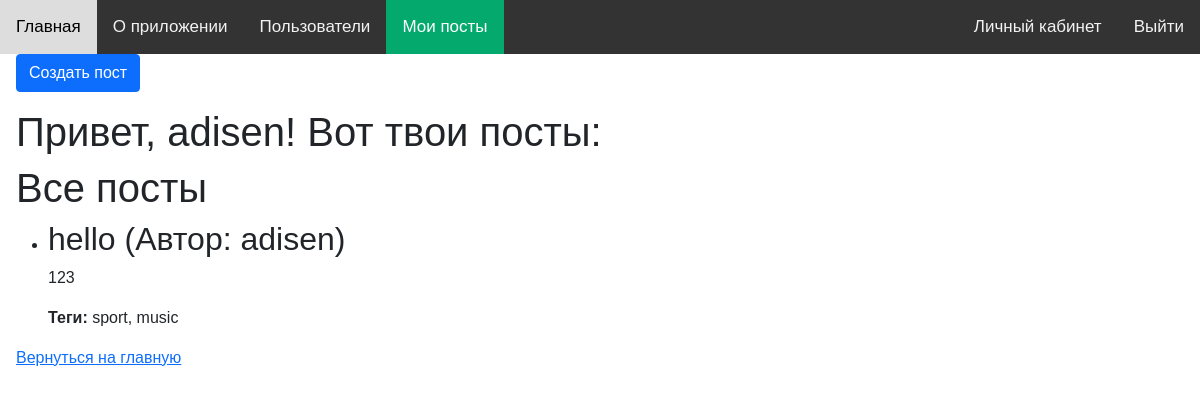
Page /user_posts (signed in) on the committed database.
### tables this page shows
CREATE TABLE user_profile (
                user_id INTEGER PRIMARY KEY AUTOINCREMENT, -- Уникальный ID пользователя
                name TEXT, -- Имя пользователя
                email TEXT UNIQUE, -- Email пользователя
                role TEXT DEFAULT 'user',
                login TEXT NOT NULL UNIQUE,        -- Логин, который должен быть уникальным
                FOREIGN KEY (login) REFERENCES passwords(login) ON DELETE CASCADE
);

CREATE TABLE posts (
                post_id INTEGER PRIMARY KEY AUTOINCREMENT,
                user_id INTEGER,
                title TEXT NOT NULL,
                content TEXT NOT NULL,
                image_path TEXT,
                FOREIGN KEY (user_id) REFERENCES user_profile (user_id) ON DELETE CASCADE
            );

### main.py (the view)
@app.route('/user_posts')
def get_user_posts():
    conn = get_db_connection()
    posts_data = conn.execute('''
           SELECT
               posts.post_id,
               posts.title,
               posts.content,
               posts.image_path,
               user_profile.login,
               GROUP_CONCAT(tags.name, ', ') AS tags
           FROM posts
           INNER JOIN user_profile ON posts.user_id = user_profile.user_id
           LEFT JOIN post_tags ON posts.post_id = post_tags.post_id
           LEFT JOIN tags ON post_tags.tag_id = tags.id
           WHERE user_profile.login = ?
           GROUP BY posts.post_id, user_profile.login
       ''', (session['username'],)).fetchall()
    conn.close()
    return render_template('user_posts/user_posts.html', posts=posts_data)

### main.py (called while the page is built)
def get_db_connection():
    conn = sqlite3.connect('blog.db')
    conn.row_factory = sqlite3.Row
    return conn

### templates/user_posts/user_posts.html (shortened to what this page needs)
{% extends "base.html" %}
{% block content %}
<body>
<a class="btn btn-primary mb-3" href="{{ url_for('create_user_post') }}">Создать пост</a>
    <h1>Привет, {{session.get('username')}}! Вот твои посты:</h1>
    <h1>Все посты</h1>
        <ul>
            {% for post in posts %}
            <li>
                <h2>{{ post['title'] }} (Автор: {{ post['login'] }})</h2>
                <p>{{ post['content'] }}</p>
                {% if post['tags'] %}
                <p><strong>Теги:</strong> {{ post['tags'] }}</p>
                {% endif %}
                </li>
            {% endfor %}
        </ul>
    <a href="/">Вернуться на главную</a>
</body>
{% endblock %}

### static/css/index.css (style rules this page uses)
body { margin: 0; font-family: Arial, Helvetica, sans-serif; }

### rows in the picture
user_profile: get "adisen"
posts: title "hello", login "adisen", content "123", tags "sport, music"
